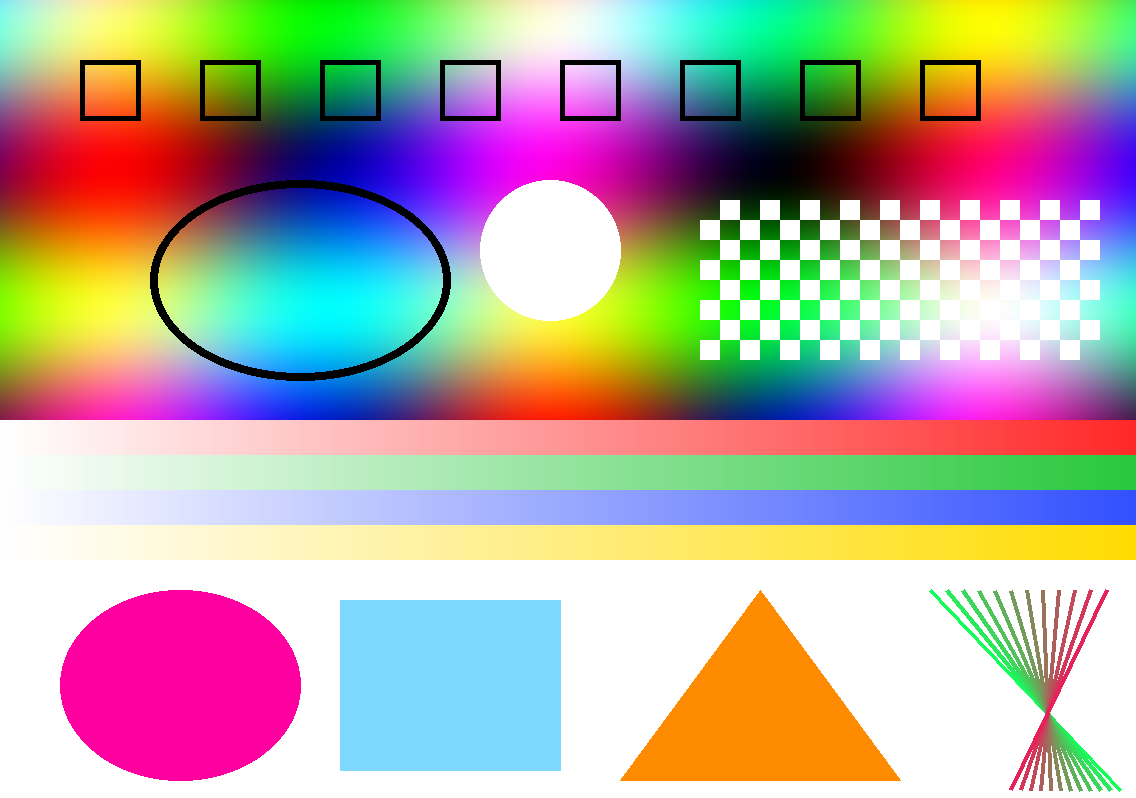
#> input picture glfx/src/androidTest/assets/testpic.png, 1136 x 798 px
$ python compare.py ../glfx/src/androidTest/assets out
#> lines starting #> are read from the running program, lines starting #| are printed output that depends on the picture; after the words box and inside, x2 and y2 are one past the last pixel; in counts of white or black regions, pixels touching at a corner belong together
#!/usr/bin/env -S uv run --script
# /// script
# requires-python = ">=3.10"
# dependencies = ["pillow", "numpy"]
# ///
"""Compare native renders with reference pictures.

usage: uv run scripts/compare.py <refdir> <outdir> [--tol 24] [--sheets <dir>] [--only glob]

Per scenario id present in both dirs (<id>.png): percent of pixels whose max channel
difference exceeds --tol, bounding box of ink (non-white) in each, mean RGB distance over all
pixels, and a side-by-side sheet (ref | native | diff in red) in --sheets (default
<outdir>/compare).
"""
import argparse
import fnmatch
import os
import sys

import numpy as np
from PIL import Image


def ink_bbox(a):
    ink = np.any(a < 250, axis=2)
    ys, xs = np.nonzero(ink)
    if len(xs) == 0:
        return None
    return (int(xs.min()), int(ys.min()), int(xs.max()), int(ys.max()))


def load(p):
    im = Image.open(p).convert("RGBA")
#> im is the input picture: PIL image 1136x798 RGBA; mean R, G, B, A 117.9, 109.5, 97.6, 177.7
    bg = Image.new("RGBA", im.size, (255, 255, 255, 255))
#> bg: PIL image 1136x798 RGBA; every value is 255
    return np.asarray(Image.alpha_composite(bg, im).convert("RGB")).astype(np.int16)


def main():
    ap = argparse.ArgumentParser()
    ap.add_argument("refdir")
    ap.add_argument("outdir")
    ap.add_argument("--tol", type=int, default=24)
    ap.add_argument("--sheets", default=None)
    ap.add_argument("--only", default=None)
    a = ap.parse_args()
    sheets = a.sheets or os.path.join(a.outdir, "compare")
    os.makedirs(sheets, exist_ok=True)
    ids = sorted(f[:-4] for f in os.listdir(a.refdir) if f.endswith(".png") and not f.endswith(".overlay.png"))
    if a.only:
        ids = [i for i in ids if any(fnmatch.fnmatch(i, g) for g in a.only.split(","))]
    print(f"{'id':40s} {'diff%':>7s} {'meanDist':>8s}  ref-ink-bbox            native-ink-bbox")
    worst = []
    for i in ids:
        rp, np_ = os.path.join(a.refdir, i + ".png"), os.path.join(a.outdir, i + ".png")
        if not os.path.exists(np_):
            print(f"{i:40s} {'missing':>7s}")
            continue
        r, n = load(rp), load(np_)
        if r.shape != n.shape:
            h, w = min(r.shape[0], n.shape[0]), min(r.shape[1], n.shape[1])
            print(f"{i:40s} size differs ref {r.shape[1]}x{r.shape[0]} native {n.shape[1]}x{n.shape[0]}; comparing {w}x{h}")
            r, n = r[:h, :w], n[:h, :w]
        d = np.abs(r - n)
#> d: shape (798, 1136, 3) int16; every value is 0
        over = np.max(d, axis=2) > a.tol
#> over: shape (798, 1136) bool; every value is 0
        pct = 100.0 * over.mean()
#> pct = 0
        mean = float(np.sqrt((d.astype(np.float64) ** 2).sum(axis=2)).mean())
#> mean = 0
        print(f"{i:40s} {pct:7.3f} {mean:8.3f}  {str(ink_bbox(r)):24s} {ink_bbox(n)}")
#> in ink_bbox, `ink = np.any(a < 250, axis=2)`:
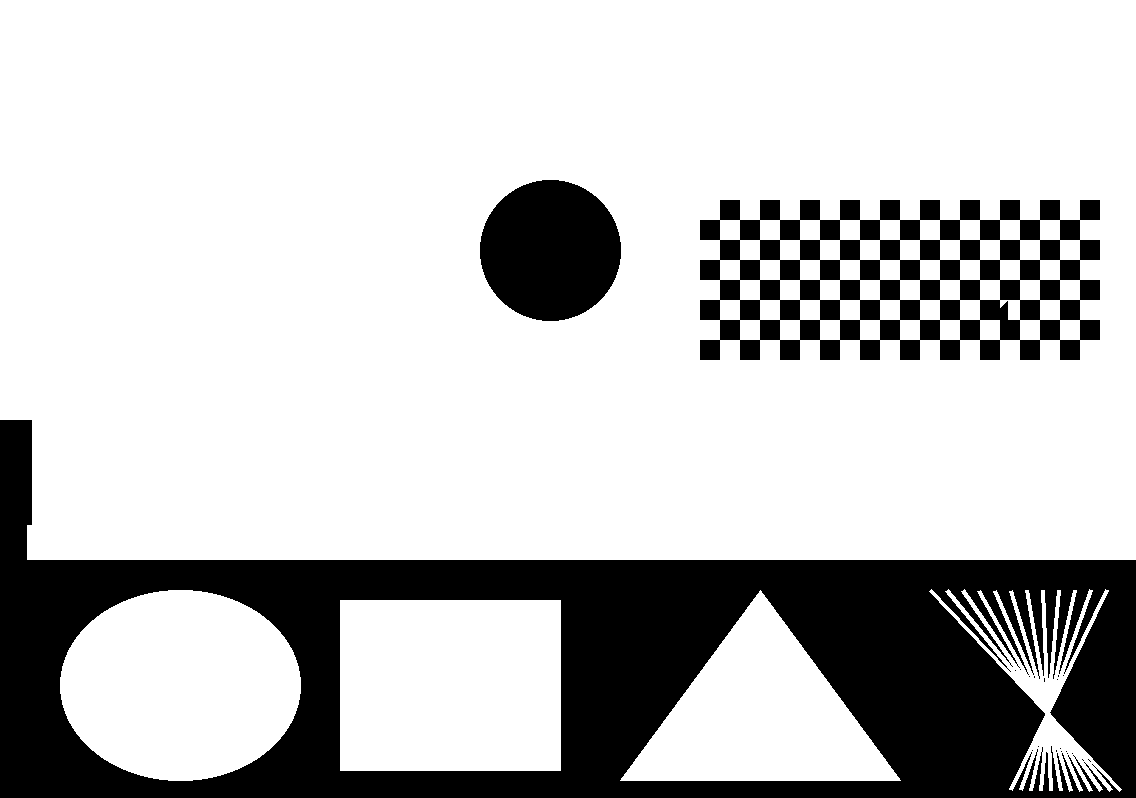
#> ink: shape (798, 1136) bool; 76.6% white; 21 black regions (18 under 20 px), largest, box (x1, y1, x2, y2) and area: (0, 420, 1136, 798) 164712, (700, 200, 1100, 360) 32124, (480, 180, 621, 321) 15597
#| testpic                                    0.000    0.000  (0, 0, 1135, 791)        (0, 0, 1135, 791)
        worst.append((pct, i))
        diff = np.full(r.shape, 255, np.uint8)
        diff[over] = (255, 0, 0)
        sheet = np.concatenate([r.astype(np.uint8), n.astype(np.uint8), diff], axis=1)
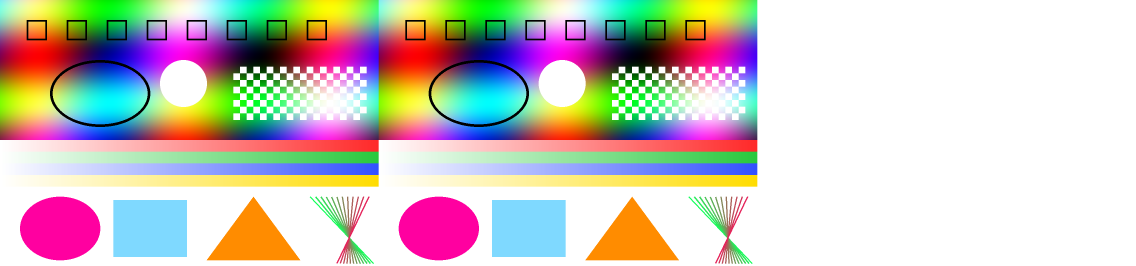
#> sheet: shape (798, 3408, 3) (shown at 1/3 size); mean of channels 0, 1, 2 206.3, 199.1, 192.8; drawn as R, G, B
        Image.fromarray(sheet).save(os.path.join(sheets, i + ".png"))
    if worst:
        worst.sort(reverse=True)
        print("\nworst:", ", ".join(f"{i} {p:.2f}%" for p, i in worst[:10]))
#| worst: testpic 0.00%
    print(f"sheets in {sheets}")


if __name__ == "__main__":
    sys.exit(main())
#> (the program exits here)
